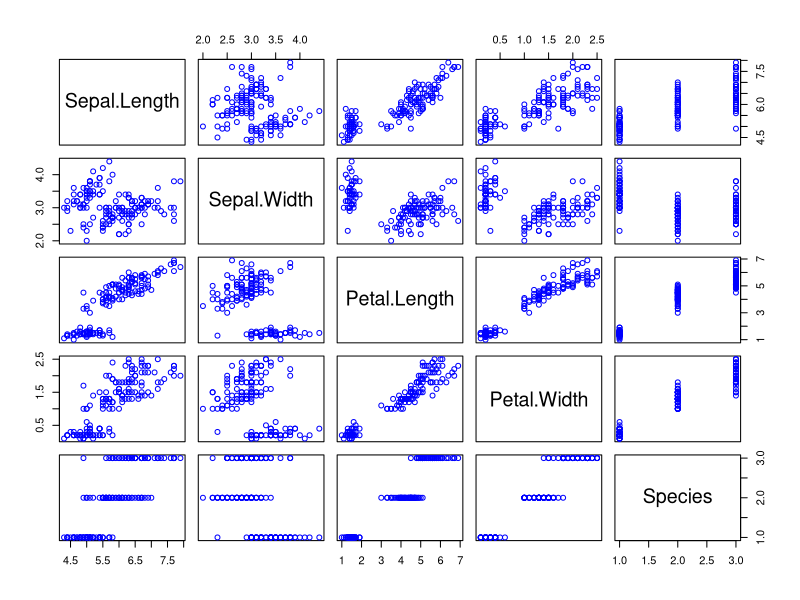
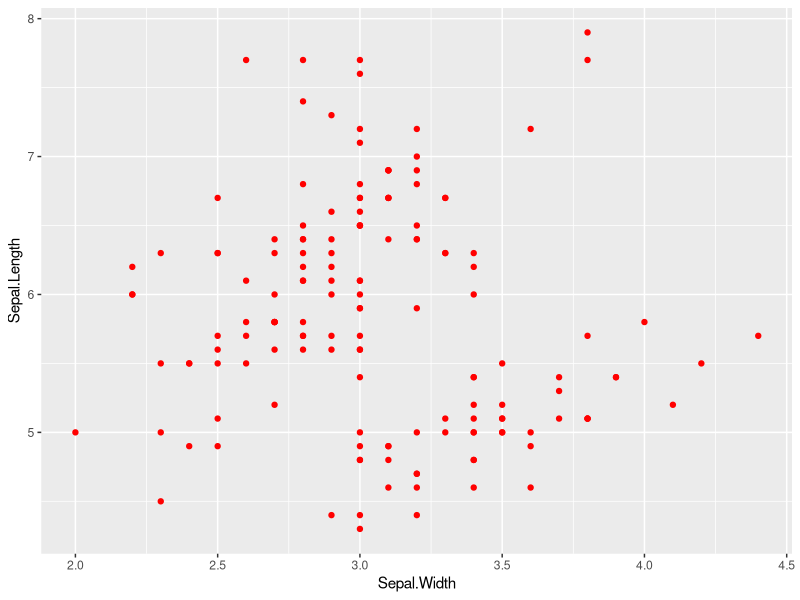
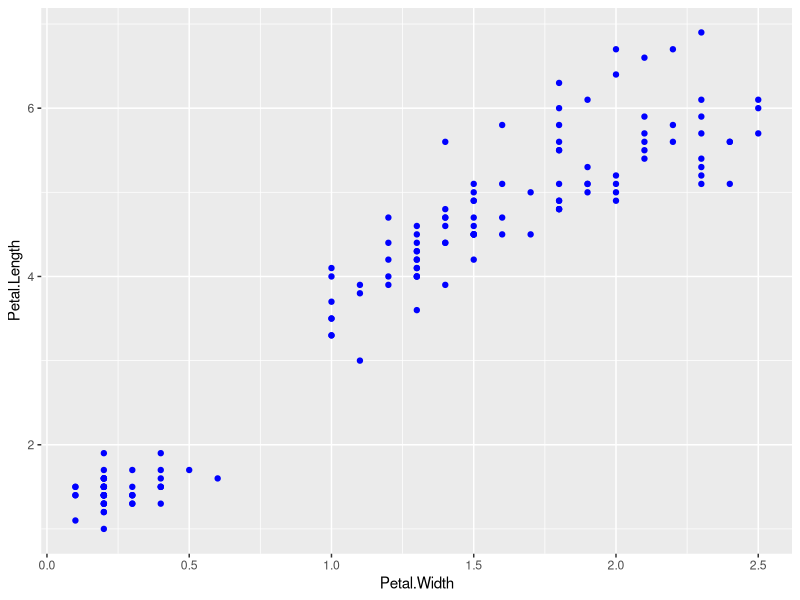
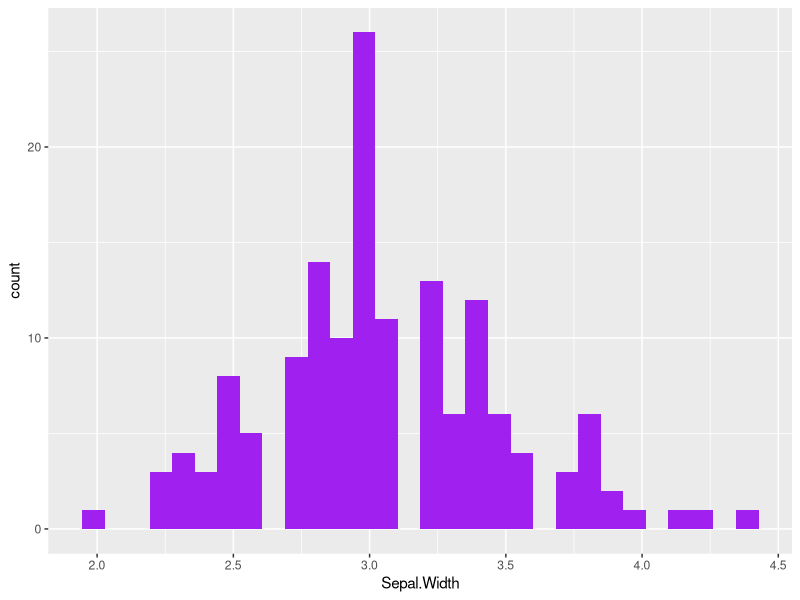
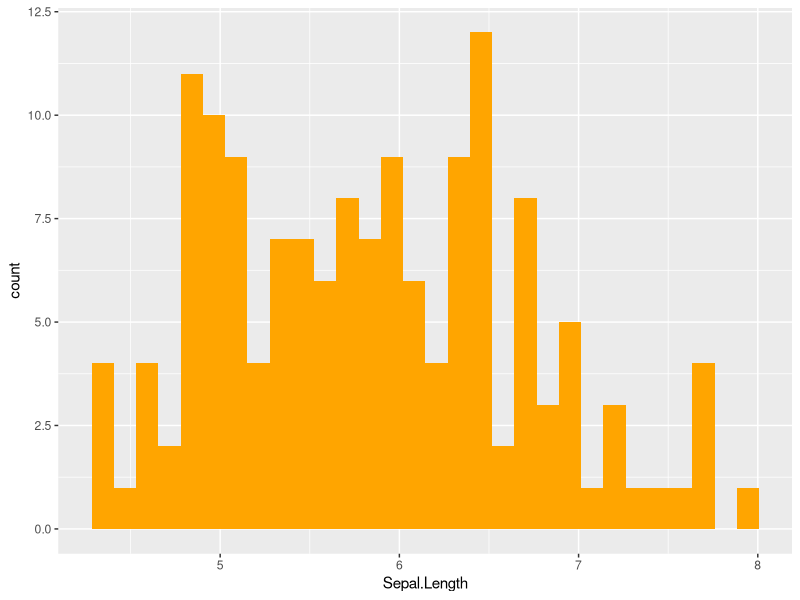
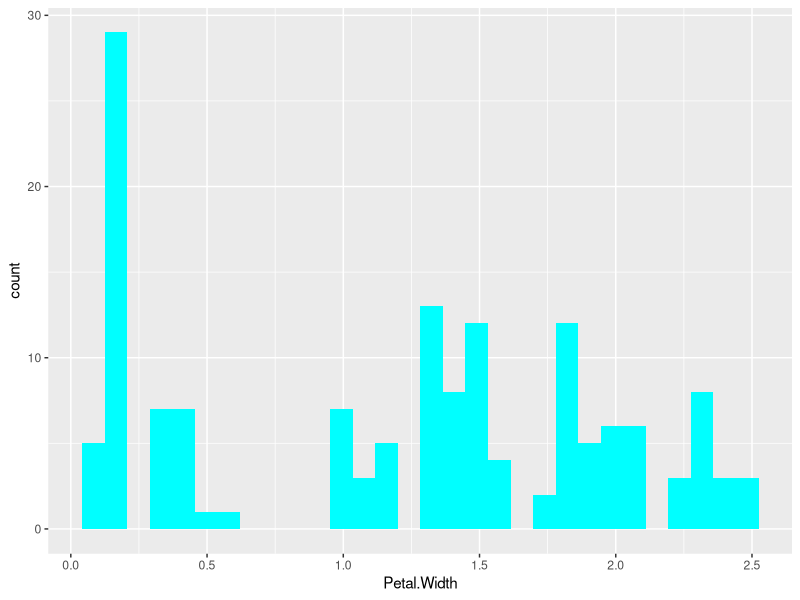
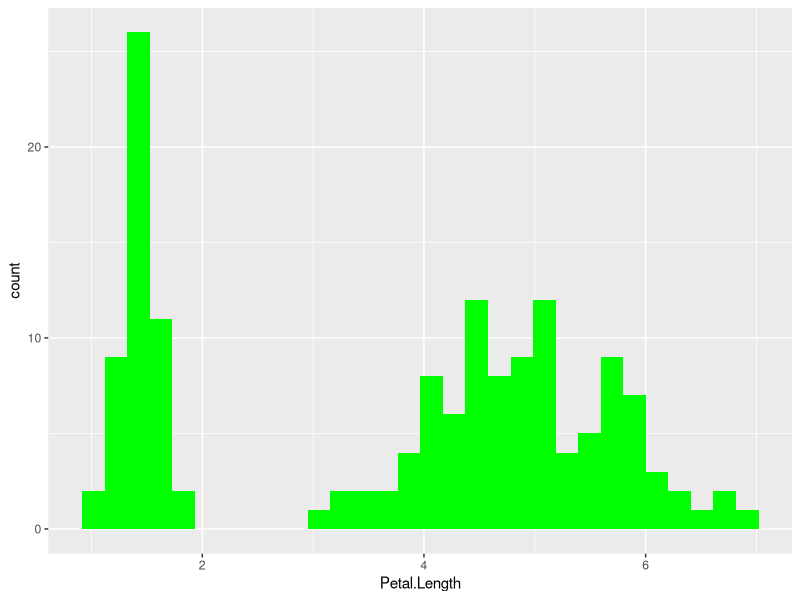
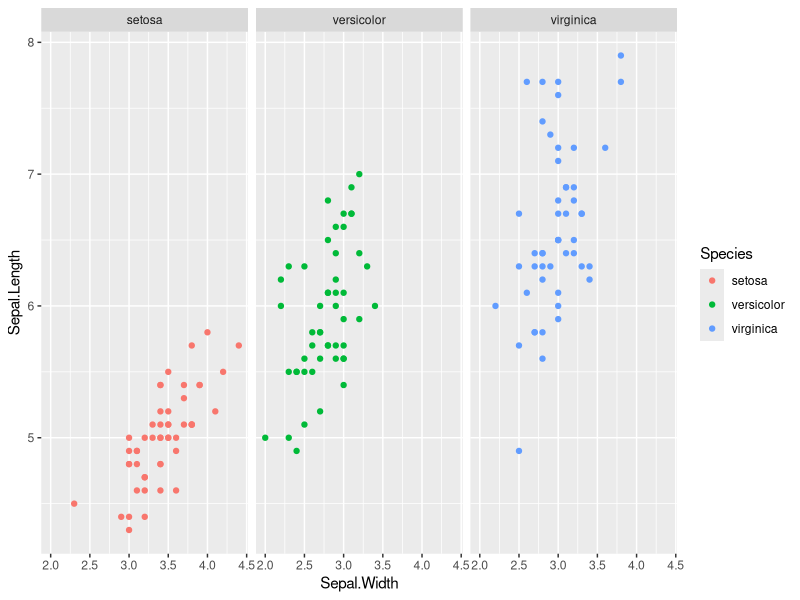

The R source for these figures, in order:
# Install Required Packages
install.packages("tidyverse")
install.packages("GGally")

# Load IRIS Dataset
library(datasets)
iris <- datasets::iris

View(iris)

head(iris, 5)
tail(iris, 5)

# Summary descriptive Stats
summary(iris)

# To check for missing values
sum(is.na(iris))


# Statistics grouped by Species
library(dplyr)

iris %>% 
  group_by(Species) %>% summarize(
    mean(Sepal.Length), sd(Sepal.Length), min(Sepal.Length), max(Sepal.Length)
    )

iris %>% 
  group_by(Species) %>% summarize(
    mean(Sepal.Width), sd(Sepal.Width), min(Sepal.Width), max(Sepal.Width)
    )

iris %>% 
  group_by(Species) %>% summarize(
    mean(Petal.Length), sd(Petal.Length), min(Petal.Length), max(Petal.Length)
  )

iris %>% 
  group_by(Species) %>% summarize(
    mean(Petal.Width), sd(Petal.Width), min(Petal.Width), max(Petal.Width)
  )

################
# Data Visualization

plot(iris, col = "blue")

library(ggplot2)

# Scatter Plot
ggplot(iris) +
  geom_point(aes(x=Sepal.Width, y=Sepal.Length), color="red")

ggplot(iris)+
  geom_point(aes(x=Petal.Width, y=Petal.Length), color="blue")

# Histogram
ggplot(iris) + geom_histogram(aes(x=Sepal.Width), fill = "purple")

ggplot(iris) + geom_histogram(aes(x=Sepal.Length), fill = "orange")

ggplot(iris) + geom_histogram(aes(x=Petal.Width), fill = "cyan")

ggplot(iris) + geom_histogram(aes(x=Petal.Length), fill = "green")

# Relationship Sepal and Species
ggplot(iris) +
  geom_point(aes(x=Sepal.Width, y=Sepal.Length, color=Species)) +
  facet_wrap(~Species)

# Relationship Petal and Species
ggplot(iris) +
  geom_point(aes(x=Petal.Width, y=Petal.Length, color=Species)) +
  facet_wrap(~Species)

library(GGally)

# Pair Plot
ggpairs(iris,
        columns = 1:4,
        aes(color = Species),
        upper = list(continuous = "points", combo = "box_no_facet")
        )